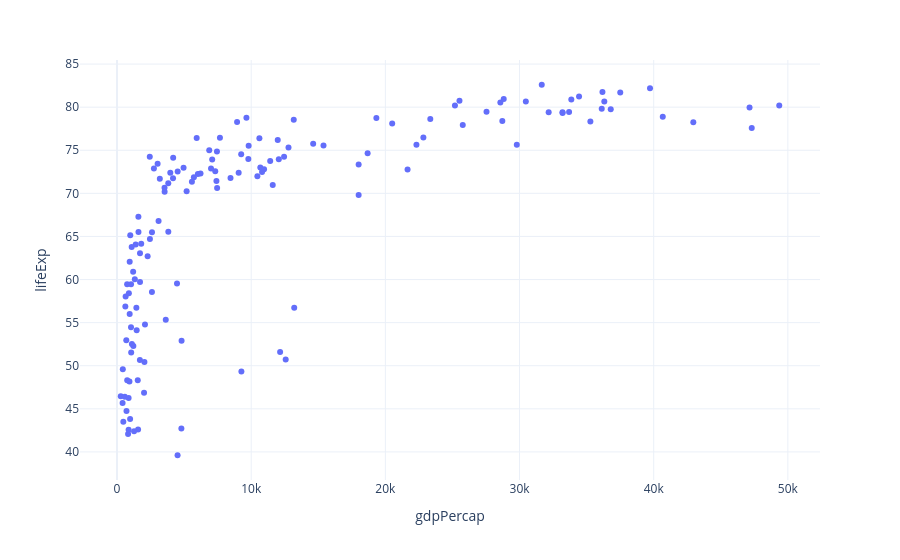

Notebook code cell kept with this figure:
### Markdown cell above
### 호버에 출력 데이터 추가하기

### Code cell
# N03
import plotly.express as px

# Gapminder에서 2007년 자료만 선택합니다.
gap = px.data.gapminder()
g07 = gap.loc[gap['year'] == 2007].copy()

fig = px.scatter(g07, x='gdpPercap', y='lifeExp',
                 hover_name='country', hover_data=['pop', 'continent'])
fig.show()

### Figure 1 — Plotly figure (JSON) as saved in the notebook; plotly's stock layout.template omitted (floating-point values rounded to 4 significant figures; data arrays with more than 128 entries replaced by an {"elided": "..."} marker saying what was removed)
{"data": [{"customdata": {"elided": "142x2 mixed values"}, "hovertemplate": "<b>%{hovertext}</b><br><br>gdpPercap=%{x}<br>lifeExp=%{y}<br>pop=%{customdata[0]}<br>continent=%{customdata[1]}<extra></extra>", "hovertext": {"elided": "142 str values"}, "legendgroup": "", "marker": {"color": "#636efa", "symbol": "circle"}, "mode": "markers", "name": "", "orientation": "v", "showlegend": false, "type": "scatter", "x": {"elided": "142 float values"}, "xaxis": "x", "y": {"elided": "142 float values"}, "yaxis": "y"}], "layout": {"legend": {"tracegroupgap": 0}, "margin": {"t": 60}, "xaxis": {"anchor": "y", "domain": [0, 1], "title": {"text": "gdpPercap"}}, "yaxis": {"anchor": "x", "domain": [0, 1], "title": {"text": "lifeExp"}}}}
